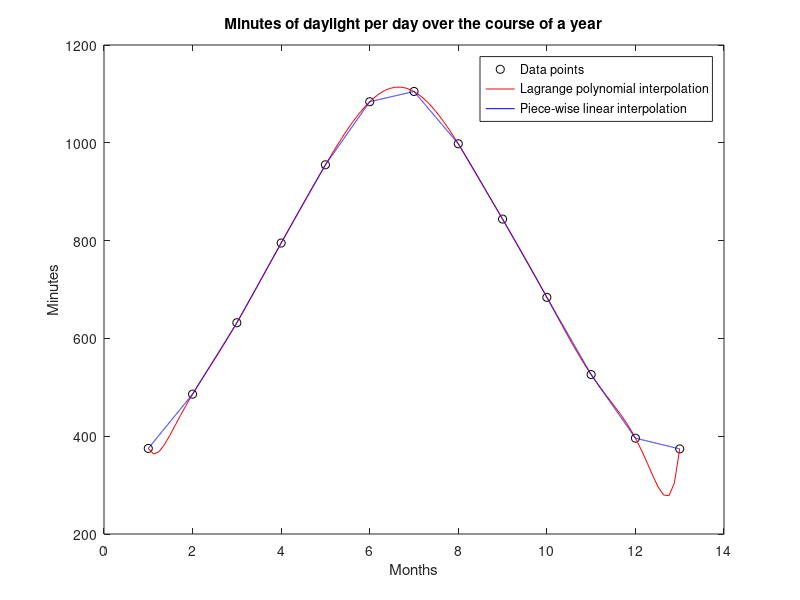

MATLAB code for this plot:
% 4. Interpolation och linjära minsta kvartmetoden.
clc; clear all; close all;

months = 1:1:13;    % 1:st of January to 31:st of December. 
hours = [6, 8, 10, 13, 15, 18, 18, 16, 14, 11, 8, 6, 6];
minutes = [15, 6, 32, 15, 55, 4, 25, 38, 4, 24, 46, 36, 14];
time_in_minutes = minutes + 60 * hours;

figure(1);
plot(months, time_in_minutes, 'ko'); xlabel("Months"); ylabel("Minutes")
title("Minutes of daylight per day over the course of a year");

% A. Interpolationspolynom genom samtliga punkter.
% ... kommer vara ett polynom av grad length(months) - 1 = 12.
% första alternativet: Lagrangeinterpolation.
%   fördelar: explicit formel, nog enkelt att beräkna koefficienterna
%             med en nestad for-loop. Ja faktiskt... jag skulle kunna
%             ha en lista med täljare (numerator), en med 
%             nämnare (denominator), och sen fusa dem.
%             def: Vular fraction. "Bråk". Fraction. Common fraction.
%   nackdelar: eventuellt bökigt att skriva koden för.
% andra alternativet: Newton's divided differences.
%   fördelar: i teorin lättare att beräkna koefficienterna via
%             rekursiva anrop i en nästlad for-loop, än för
%             Lagrangepolynomets coefficienter. I teorin.
%   nackdelar: se mitt försök i e_04_horrible.m. Det blir... det blir...
%              svårt. Eller åtminstone i mitt huvud.
% tredje alternativet: Sauer har kod för divided differences.
%   fördelar: lätt att snatta, och jag skulle få svar.
%   nackdelar: jag förstår den inte, inte just nu än iallafall.
%
%   Planen: Why not both? Och så kan jag kolla med cheat-coden i boken.
% orelaterat: "Jag gjorde sämsta alternativet:
%              Jag läste Boken. Och tog inga frågor."

% Lagrange-interpolation:
coefficient_list = ones(13,1);
denominator_list = ones(13,1);
% calculate the coefficients
for coefficient = 1:13  % läsbar kod! Med for-loopens counters namn.
    % ignore (x - x_first) termen. Den tar vi i interpolationsfunktionen.
    % numerator = 1; actually, skip the numerator entierly.
    denominator = 1;
    for month = 1:13
        if month == coefficient
            continue
        end
        denominator = denominator * (months(coefficient) - months(month));
    end
    denominator_list(coefficient) = denominator;
end

% Creating the Lagrange interpolating polynomial function by adding terms.
time = time_in_minutes; denom = denominator_list;   % for shorter names.
L_p = @(x) 0;
for k = 1:13
    coefficient = @(x) 1;
    for j = 1:13
        if k == j   % skip the term if it is equal to the x(index) thing.
            continue
        end
        coefficient = @(x) coefficient(x) .* (x - months(j));
    end
    L_p = @(x) L_p(x) + time(k) .* coefficient(x) ./ denom(k);
end
L_p(months) == time % interpolationspolynomet överlappar med alla punkter!.
X = linspace(1,13);
hold on;
plot(X, L_p(X), 'r-')   % Så vackert .... fast Runges fenomen uppkommer i
                        % ändpunkterna. Det är därför vi har Splines-
                        % approximationer.

% B. Piece-wise linear interpolation.
cell_array_of_terms = {};
for data_point = 1:13 - 1   % this is like a question of fence posts and
                            % fences. 13 posts, 12 fence sections.
    % same thing as before, we're adding terms together
    % term = @(x) 0;
    
    % stuff we need for a linear interpolation
    y0 = time(data_point);
    y1 = time(data_point + 1);
    x0 = months(data_point);
    x1 = months(data_point + 1);

    % finding gradient through difference quotient
    gradient = (y1 - y0) / (x1 - x0);   % finite approximation of the
                                        % derivative at (x0, y0)

    term = @(x) gradient .* (x - x0);
    cell_array_of_terms(end + 1) = {term};
end

c_a_o_t = cell_array_of_terms;
% let's glue our piecewise function together! Attempt with "syms" package.
%syms x
%Linear_interpolation = piecewise(months(1) <= x <= months(2), c_a_o_t{1}, ...
%    months(2) < x <= months(3), c_a_o_t{2}, ...
%    months(3) < x <= months(4), c_a_o_t{3}, ...
%    months(4) < x <= months(5), c_a_o_t{4}, ...
%    months(5) < x <= months(6), c_a_o_t{5}, ...
%    months(6) <= x <= months(7), c_a_o_t{6}, ...
%    months(7) <= x <= months(8), c_a_o_t{7}, ...
%    months(8) <= x <= months(9), c_a_o_t{8}, ...
%    months(9) <= x <= months(10), c_a_o_t{9}, ...
%    months(10) <= x <= months(11), c_a_o_t{10}, ...
%    months(11) <= x <= months(12), c_a_o_t{11}, ...
%    months(12) <= x <= months(13), c_a_o_t{12});
% hold on;
% fplot(Linear_interpolation)
% note... this *sort of works, but it becomes a zig-zag near on the x-axis
% since at the end of every x-interval the fuction value drops back to 0.

% Syms package was difficult, or rather it was odd. Let's try gluing
% vectors together instead.

x_vector = [];
y_vector = [];

for point = 1:length(time) - 1  % until the end of time ...
    x_interval = months(point) : .001 : months(point + 1);   % exes.
    y_interval = time(point) + c_a_o_t{point}(x_interval);
    x_vector = [x_vector x_interval];
    y_vector = [y_vector y_interval];
end
hold on;
plot(x_vector, y_vector, 'b-');
legend("Data points", "Lagrange polynomial interpolation", ...
    "Piece-wise linear interpolation");

x_vector;
y_vector;
% Random notes on cell arrays in general since I'm using them to store
% function handles: if c = {@(x) x @(x x.^2}, then c(1) accesses the first
% element (which is a cell array) {@(x)x} and c{1} accesses the *element*
% of the first array @(x)x.

% C. Splines approximation through every point. Cubic splines? Probably.
% Interesting note: "Linear Spline" is like piece-wise linear
%                   interpolation. Technically a Splines approximation.

% There's a complicated MATLAB code provided on p.172 of Sauer's book
% for calculating the spline coefficients. I should go now, but maybe do
% some of the 3.4 excercises to get a feel for spline conditions and stuff.
